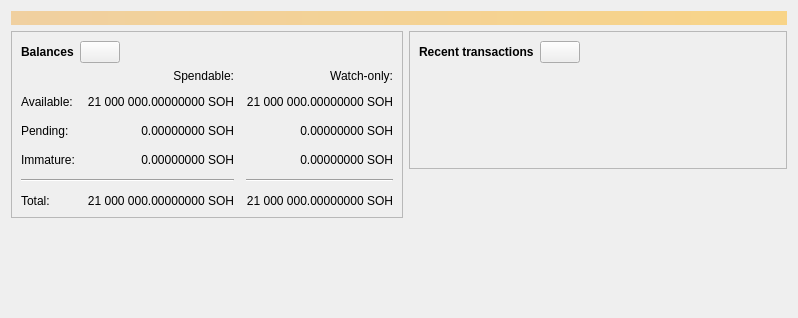
<?xml version="1.0" encoding="UTF-8"?>
<ui version="4.0">
 <class>OverviewPage</class>
 <widget class="QWidget" name="OverviewPage">
  <property name="geometry">
   <rect>
    <x>0</x>
    <y>0</y>
    <width>798</width>
    <height>318</height>
   </rect>
  </property>
  <property name="windowTitle">
   <string>Form</string>
  </property>
  <layout class="QVBoxLayout" name="topLayout">
   <item>
    <widget class="QLabel" name="labelAlerts">
     <property name="visible">
      <bool>false</bool>
     </property>
     <property name="styleSheet">
      <string notr="true">QLabel { background-color: qlineargradient(x1: 0, y1: 0, x2: 1, y2: 0, stop:0 #F0D0A0, stop:1 #F8D488); color:#000000; }</string>
     </property>
     <property name="wordWrap">
      <bool>true</bool>
     </property>
     <property name="margin">
      <number>3</number>
     </property>
     <property name="textInteractionFlags">
      <set>Qt::TextSelectableByMouse</set>
     </property>
    </widget>
   </item>
   <item>
    <layout class="QHBoxLayout" name="horizontalLayout" stretch="1,1">
     <item>
      <layout class="QVBoxLayout" name="verticalLayout_2">
       <item>
        <widget class="QFrame" name="frame">
         <property name="frameShape">
          <enum>QFrame::StyledPanel</enum>
         </property>
         <property name="frameShadow">
          <enum>QFrame::Raised</enum>
         </property>
         <layout class="QVBoxLayout" name="verticalLayout_4">
          <item>
           <layout class="QHBoxLayout" name="horizontalLayout_4">
            <item>
             <widget class="QLabel" name="label_5">
              <property name="font">
               <font>
                <weight>75</weight>
                <bold>true</bold>
               </font>
              </property>
              <property name="text">
               <string>Balances</string>
              </property>
             </widget>
            </item>
            <item>
             <widget class="QPushButton" name="labelWalletStatus">
              <property name="enabled">
               <bool>true</bool>
              </property>
              <property name="maximumSize">
               <size>
                <width>45</width>
                <height>16777215</height>
               </size>
              </property>
              <property name="toolTip">
               <string>The displayed information may be out of date. Your wallet automatically synchronizes with the Stohn Coin network after a connection is established, but this process has not completed yet.</string>
              </property>
              <property name="text">
               <string/>
              </property>
              <property name="icon">
               <iconset resource="../bitcoin.qrc">
                <normaloff>:/icons/warning</normaloff>
                <disabledoff>:/icons/warning</disabledoff>:/icons/warning</iconset>
              </property>
              <property name="iconSize">
               <size>
                <width>24</width>
                <height>24</height>
               </size>
              </property>
             </widget>
            </item>
            <item>
             <spacer name="horizontalSpacer_3">
              <property name="orientation">
               <enum>Qt::Horizontal</enum>
              </property>
              <property name="sizeHint" stdset="0">
               <size>
                <width>40</width>
                <height>20</height>
               </size>
              </property>
             </spacer>
            </item>
           </layout>
          </item>
          <item>
           <layout class="QGridLayout" name="gridLayout">
            <property name="spacing">
             <number>12</number>
            </property>
            <item row="2" column="2">
             <widget class="QLabel" name="labelWatchPending">
              <property name="cursor">
               <cursorShape>IBeamCursor</cursorShape>
              </property>
              <property name="toolTip">
               <string>Unconfirmed transactions to watch-only addresses</string>
              </property>
              <property name="text">
               <string notr="true">0.00000000 SOH</string>
              </property>
              <property name="alignment">
               <set>Qt::AlignRight|Qt::AlignTrailing|Qt::AlignVCenter</set>
              </property>
              <property name="textInteractionFlags">
               <set>Qt::LinksAccessibleByMouse|Qt::TextSelectableByKeyboard|Qt::TextSelectableByMouse</set>
              </property>
             </widget>
            </item>
            <item row="2" column="1">
             <widget class="QLabel" name="labelUnconfirmed">
              <property name="cursor">
               <cursorShape>IBeamCursor</cursorShape>
              </property>
              <property name="toolTip">
               <string>Total of transactions that have yet to be confirmed, and do not yet count toward the spendable balance</string>
              </property>
              <property name="text">
               <string notr="true">0.00000000 SOH</string>
              </property>
              <property name="alignment">
               <set>Qt::AlignRight|Qt::AlignTrailing|Qt::AlignVCenter</set>
              </property>
              <property name="textInteractionFlags">
               <set>Qt::LinksAccessibleByMouse|Qt::TextSelectableByKeyboard|Qt::TextSelectableByMouse</set>
              </property>
             </widget>
            </item>
            <item row="3" column="2">
             <widget class="QLabel" name="labelWatchImmature">
              <property name="cursor">
               <cursorShape>IBeamCursor</cursorShape>
              </property>
              <property name="toolTip">
               <string>Mined balance in watch-only addresses that has not yet matured</string>
              </property>
              <property name="text">
               <string notr="true">0.00000000 SOH</string>
              </property>
              <property name="alignment">
               <set>Qt::AlignRight|Qt::AlignTrailing|Qt::AlignVCenter</set>
              </property>
              <property name="textInteractionFlags">
               <set>Qt::LinksAccessibleByMouse|Qt::TextSelectableByKeyboard|Qt::TextSelectableByMouse</set>
              </property>
             </widget>
            </item>
            <item row="4" column="0" colspan="2">
             <widget class="Line" name="line">
              <property name="orientation">
               <enum>Qt::Horizontal</enum>
              </property>
             </widget>
            </item>
            <item row="4" column="2">
             <widget class="Line" name="lineWatchBalance">
              <property name="sizePolicy">
               <sizepolicy hsizetype="Preferred" vsizetype="Fixed">
                <horstretch>0</horstretch>
                <verstretch>0</verstretch>
               </sizepolicy>
              </property>
              <property name="minimumSize">
               <size>
                <width>140</width>
                <height>0</height>
               </size>
              </property>
              <property name="orientation">
               <enum>Qt::Horizontal</enum>
              </property>
             </widget>
            </item>
            <item row="5" column="0">
             <widget class="QLabel" name="labelTotalText">
              <property name="text">
               <string>Total:</string>
              </property>
             </widget>
            </item>
            <item row="3" column="1">
             <widget class="QLabel" name="labelImmature">
              <property name="cursor">
               <cursorShape>IBeamCursor</cursorShape>
              </property>
              <property name="toolTip">
               <string>Mined balance that has not yet matured</string>
              </property>
              <property name="text">
               <string notr="true">0.00000000 SOH</string>
              </property>
              <property name="alignment">
               <set>Qt::AlignRight|Qt::AlignTrailing|Qt::AlignVCenter</set>
              </property>
              <property name="textInteractionFlags">
               <set>Qt::LinksAccessibleByMouse|Qt::TextSelectableByKeyboard|Qt::TextSelectableByMouse</set>
              </property>
             </widget>
            </item>
            <item row="2" column="3">
             <spacer name="horizontalSpacer_2">
              <property name="orientation">
               <enum>Qt::Horizontal</enum>
              </property>
              <property name="sizeHint" stdset="0">
               <size>
                <width>40</width>
                <height>20</height>
               </size>
              </property>
             </spacer>
            </item>
            <item row="3" column="0">
             <widget class="QLabel" name="labelImmatureText">
              <property name="text">
               <string>Immature:</string>
              </property>
             </widget>
            </item>
            <item row="5" column="1">
             <widget class="QLabel" name="labelTotal">
              <property name="cursor">
               <cursorShape>IBeamCursor</cursorShape>
              </property>
              <property name="toolTip">
               <string>Your current total balance</string>
              </property>
              <property name="text">
               <string notr="true">21 000 000.00000000 SOH</string>
              </property>
              <property name="alignment">
               <set>Qt::AlignRight|Qt::AlignTrailing|Qt::AlignVCenter</set>
              </property>
              <property name="textInteractionFlags">
               <set>Qt::LinksAccessibleByMouse|Qt::TextSelectableByKeyboard|Qt::TextSelectableByMouse</set>
              </property>
             </widget>
            </item>
            <item row="5" column="2">
             <widget class="QLabel" name="labelWatchTotal">
              <property name="cursor">
               <cursorShape>IBeamCursor</cursorShape>
              </property>
              <property name="toolTip">
               <string>Current total balance in watch-only addresses</string>
              </property>
              <property name="text">
               <string notr="true">21 000 000.00000000 SOH</string>
              </property>
              <property name="alignment">
               <set>Qt::AlignRight|Qt::AlignTrailing|Qt::AlignVCenter</set>
              </property>
              <property name="textInteractionFlags">
               <set>Qt::LinksAccessibleByMouse|Qt::TextSelectableByKeyboard|Qt::TextSelectableByMouse</set>
              </property>
             </widget>
            </item>
            <item row="0" column="2">
             <widget class="QLabel" name="labelWatchonly">
              <property name="text">
               <string>Watch-only:</string>
              </property>
              <property name="alignment">
               <set>Qt::AlignRight|Qt::AlignTrailing|Qt::AlignVCenter</set>
              </property>
             </widget>
            </item>
            <item row="1" column="0">
             <widget class="QLabel" name="labelBalanceText">
              <property name="text">
               <string>Available:</string>
              </property>
             </widget>
            </item>
            <item row="1" column="1">
             <widget class="QLabel" name="labelBalance">
              <property name="cursor">
               <cursorShape>IBeamCursor</cursorShape>
              </property>
              <property name="toolTip">
               <string>Your current spendable balance</string>
              </property>
              <property name="text">
               <string notr="true">21 000 000.00000000 SOH</string>
              </property>
              <property name="alignment">
               <set>Qt::AlignRight|Qt::AlignTrailing|Qt::AlignVCenter</set>
              </property>
              <property name="textInteractionFlags">
               <set>Qt::LinksAccessibleByMouse|Qt::TextSelectableByKeyboard|Qt::TextSelectableByMouse</set>
              </property>
             </widget>
            </item>
            <item row="1" column="2">
             <widget class="QLabel" name="labelWatchAvailable">
              <property name="cursor">
               <cursorShape>IBeamCursor</cursorShape>
              </property>
              <property name="toolTip">
               <string>Your current balance in watch-only addresses</string>
              </property>
              <property name="text">
               <string notr="true">21 000 000.00000000 SOH</string>
              </property>
              <property name="alignment">
               <set>Qt::AlignRight|Qt::AlignTrailing|Qt::AlignVCenter</set>
              </property>
              <property name="textInteractionFlags">
               <set>Qt::LinksAccessibleByMouse|Qt::TextSelectableByKeyboard|Qt::TextSelectableByMouse</set>
              </property>
             </widget>
            </item>
            <item row="2" column="0">
             <widget class="QLabel" name="labelPendingText">
              <property name="text">
               <string>Pending:</string>
              </property>
             </widget>
            </item>
            <item row="0" column="1">
             <widget class="QLabel" name="labelSpendable">
              <property name="text">
               <string>Spendable:</string>
              </property>
              <property name="alignment">
               <set>Qt::AlignRight|Qt::AlignTrailing|Qt::AlignVCenter</set>
              </property>
             </widget>
            </item>
           </layout>
          </item>
         </layout>
        </widget>
       </item>
       <item>
        <spacer name="verticalSpacer">
         <property name="orientation">
          <enum>Qt::Vertical</enum>
         </property>
         <property name="sizeHint" stdset="0">
          <size>
           <width>20</width>
           <height>40</height>
          </size>
         </property>
        </spacer>
       </item>
      </layout>
     </item>
     <item>
      <layout class="QVBoxLayout" name="verticalLayout_3">
       <item>
        <widget class="QFrame" name="frame_2">
         <property name="frameShape">
          <enum>QFrame::StyledPanel</enum>
         </property>
         <property name="frameShadow">
          <enum>QFrame::Raised</enum>
         </property>
         <layout class="QVBoxLayout" name="verticalLayout">
          <item>
           <layout class="QHBoxLayout" name="horizontalLayout_2">
            <item>
             <widget class="QLabel" name="label_4">
              <property name="font">
               <font>
                <weight>75</weight>
                <bold>true</bold>
               </font>
              </property>
              <property name="text">
               <string>Recent transactions</string>
              </property>
             </widget>
            </item>
            <item>
             <widget class="QPushButton" name="labelTransactionsStatus">
              <property name="enabled">
               <bool>true</bool>
              </property>
              <property name="maximumSize">
               <size>
                <width>45</width>
                <height>16777215</height>
               </size>
              </property>
              <property name="toolTip">
               <string>The displayed information may be out of date. Your wallet automatically synchronizes with the Stohn Coin network after a connection is established, but this process has not completed yet.</string>
              </property>
              <property name="text">
               <string/>
              </property>
              <property name="icon">
               <iconset resource="../bitcoin.qrc">
                <normaloff>:/icons/warning</normaloff>
                <disabledoff>:/icons/warning</disabledoff>:/icons/warning</iconset>
              </property>
              <property name="iconSize">
               <size>
                <width>24</width>
                <height>24</height>
               </size>
              </property>
             </widget>
            </item>
            <item>
             <spacer name="horizontalSpacer">
              <property name="orientation">
               <enum>Qt::Horizontal</enum>
              </property>
              <property name="sizeHint" stdset="0">
               <size>
                <width>40</width>
                <height>20</height>
               </size>
              </property>
             </spacer>
            </item>
           </layout>
          </item>
          <item>
           <widget class="TransactionOverviewWidget" name="listTransactions">
            <property name="styleSheet">
             <string notr="true">QListView { background: transparent; }</string>
            </property>
            <property name="frameShape">
             <enum>QFrame::NoFrame</enum>
            </property>
            <property name="verticalScrollBarPolicy">
             <enum>Qt::ScrollBarAlwaysOff</enum>
            </property>
            <property name="horizontalScrollBarPolicy">
             <enum>Qt::ScrollBarAlwaysOff</enum>
            </property>
            <property name="sizeAdjustPolicy">
             <enum>QAbstractScrollArea::AdjustToContents</enum>
            </property>
            <property name="selectionMode">
             <enum>QAbstractItemView::NoSelection</enum>
            </property>
            <property name="uniformItemSizes">
             <bool>true</bool>
            </property>
           </widget>
          </item>
         </layout>
        </widget>
       </item>
       <item>
        <spacer name="verticalSpacer_2">
         <property name="orientation">
          <enum>Qt::Vertical</enum>
         </property>
         <property name="sizeHint" stdset="0">
          <size>
           <width>20</width>
           <height>40</height>
          </size>
         </property>
        </spacer>
       </item>
      </layout>
     </item>
    </layout>
   </item>
  </layout>
 </widget>
 <customwidgets>
  <customwidget>
   <class>TransactionOverviewWidget</class>
   <extends>QListView</extends>
   <header>qt/transactionoverviewwidget.h</header>
  </customwidget>
 </customwidgets>
 <resources/>
 <connections/>
</ui>
